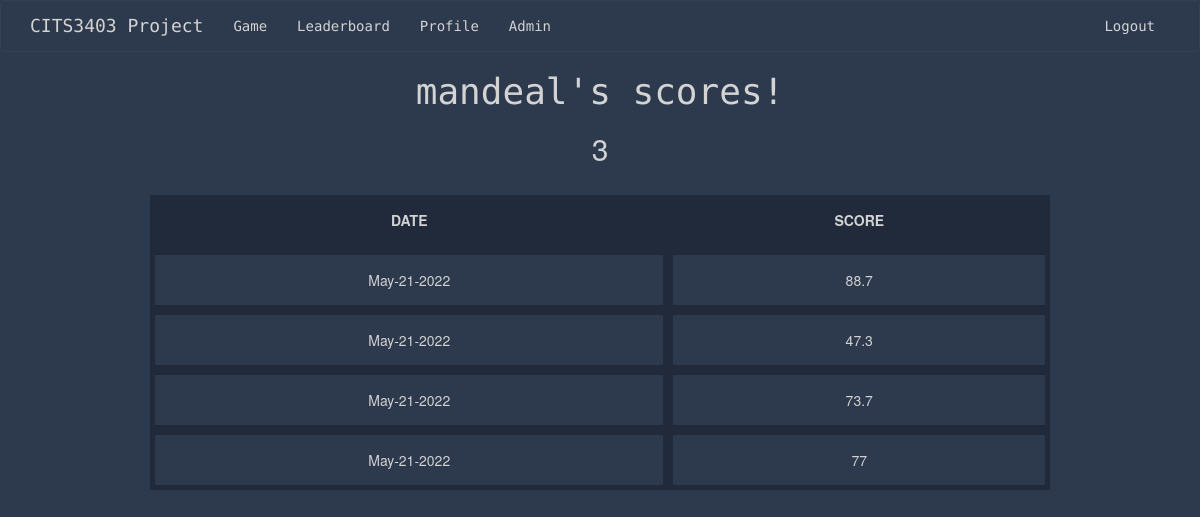
The page /user_stats (signed in) on the database as committed earlier.
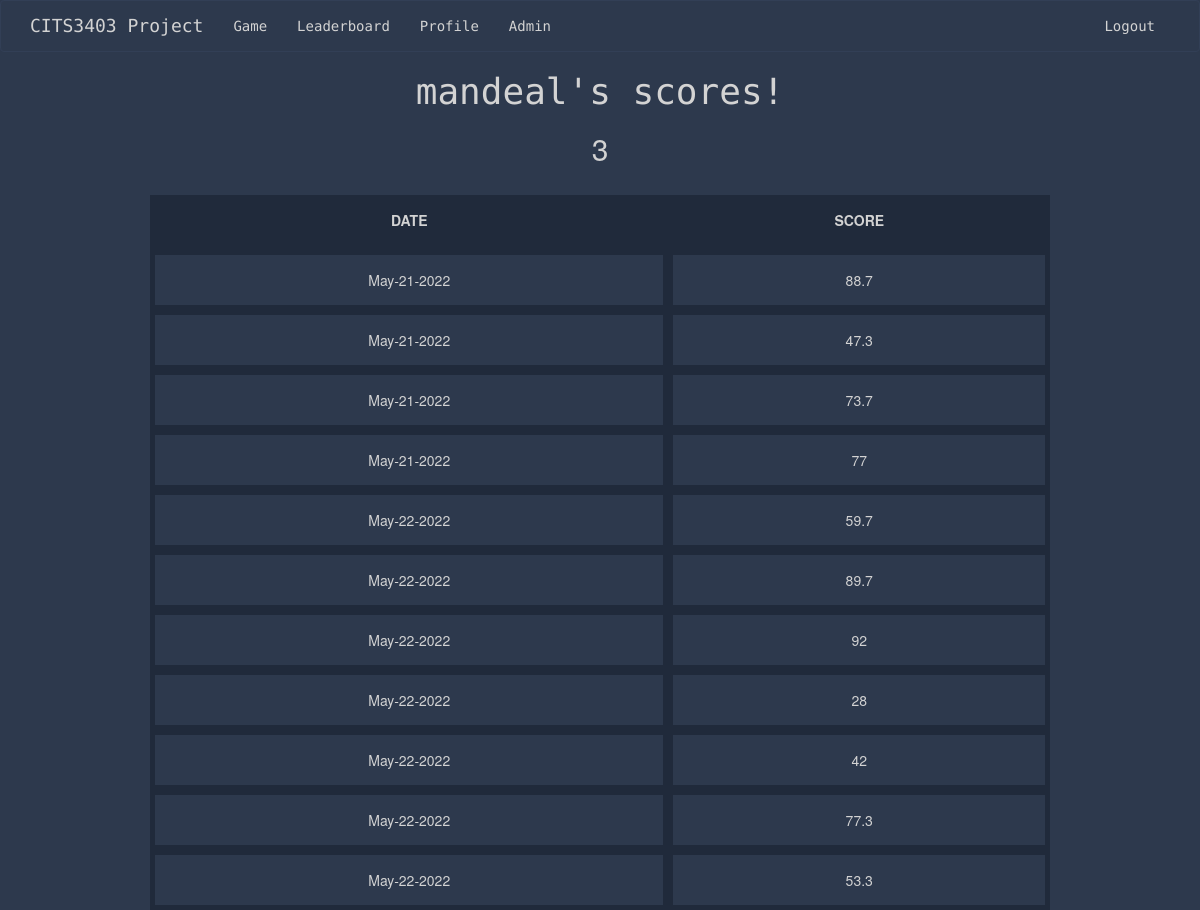
The same page on the database as committed later.
### app/models.py (models this page shows)
class Score(UserMixin, db.Model):
    id = db.Column(db.Integer, primary_key=True)
    user_score = db.Column(db.Integer)
    user_id = db.Column(db.Integer, db.ForeignKey("user.id"))
    today = date.today()
    format_date = today.strftime("%b-%d-%Y") #strips minutes, formats the date eg May-16-2022
    date = db.Column(db.String, default=format_date)

### app/routes.py (the view)
@app.route('/user_stats')
def user_stats():
    if current_user.is_authenticated:
        user_id = current_user.id
        my_scores = Score.query.filter_by(user_id=user_id)
        return render_template('user.html', user=my_scores)
    return render_template('user.html', title='Profile')

### app/models.py (called while the page is built)
    @login.user_loader
    def load_user(id):
        return User.query.get(int(id))

### app/templates/user.html
{% extends "base.html" %}
{% block content %}
    <h1>{{ current_user.username }}'s scores! </h1>
    <h2>{{ current_user.id }} </h2>
   <table id="myTable" class="tablesorter">
    <thead>
        <tr>
            <th> DATE </th>
            <th> SCORE </th>
        </tr>
    </thead>
    <tbody>
        {% for user in user %}
            <tr>
                <td> {{ user.date }} </td>
                <td> {{ user.user_score }} </td>
            </tr>
        {% endfor %}
    </tbody>
</table>
</body>
{% endblock %}

Rows that differ between the two databases and show on the page:
added Score: date "May-22-2022", user_score "59.7"
added Score: date "May-22-2022", user_score "89.7"
added Score: date "May-22-2022", user_score "92"
added Score: date "May-22-2022", user_score "28"
added Score: date "May-22-2022", user_score "42"
added Score: date "May-22-2022", user_score "77.3"
added Score: date "May-22-2022", user_score "53.3"
